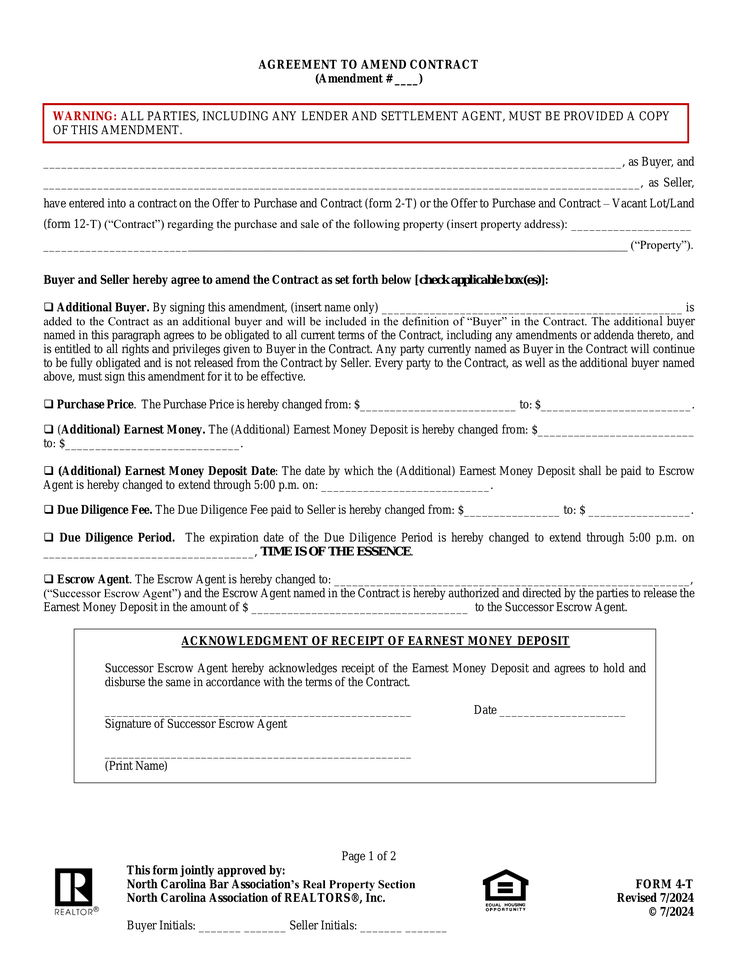
#> input picture page_1.png, 738 x 956 px, shrunk from 2550 x 3301 before the run
$ python -i aa.py   (imports and definitions only)
#> lines starting #> are read from the running program, lines starting #| are printed output that depends on the picture; after the words box and inside, x2 and y2 are one past the last pixel; in counts of white or black regions, pixels touching at a corner belong together
#> further down, picture is the input picture: PIL image 738x956 RGB; mean R, G, B 240.3, 239.5, 239.5
from pdf2image import convert_from_path
from pdf2image.exceptions import PDFInfoNotInstalledError, PDFPageCountError, PDFSyntaxError
from PIL import Image, ImageDraw
import numpy as np
import cv2  # Import OpenCV

pdf_path = '/home/local/Airbrokers_Admin_Chat_UI/media/output/output/form-4-T-6_1_processed.pdf'

def replace_underscores_with_line(image):
    # Convert the image to grayscale for easier processing
    grayscale_image = image.convert('L')
    np_image = np.array(grayscale_image)

    # Threshold the image to create a binary image (white for characters, black for background)
    _, binary_image = cv2.threshold(np_image, 128, 255, cv2.THRESH_BINARY_INV)
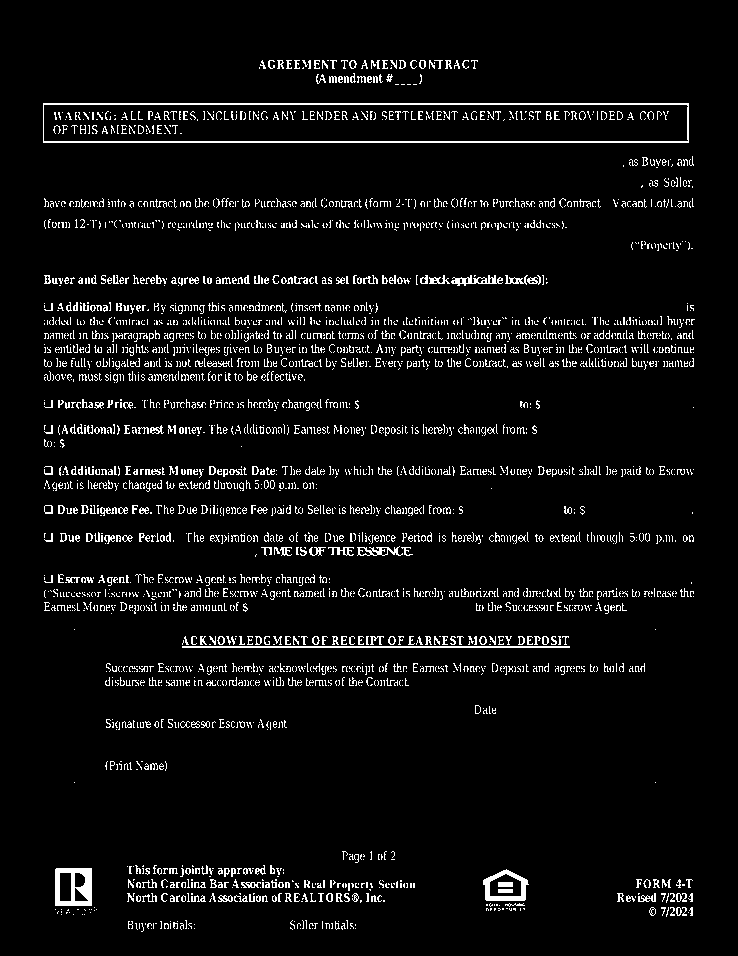
#> binary_image: shape (956, 738); 5.5% white in thin lines or dots, all inside (x1, y1, x2, y2) = (43, 60, 695, 932)

    # Detect horizontal edges to find potential underscores
    edges = cv2.Canny(binary_image, 50, 150, apertureSize=3)
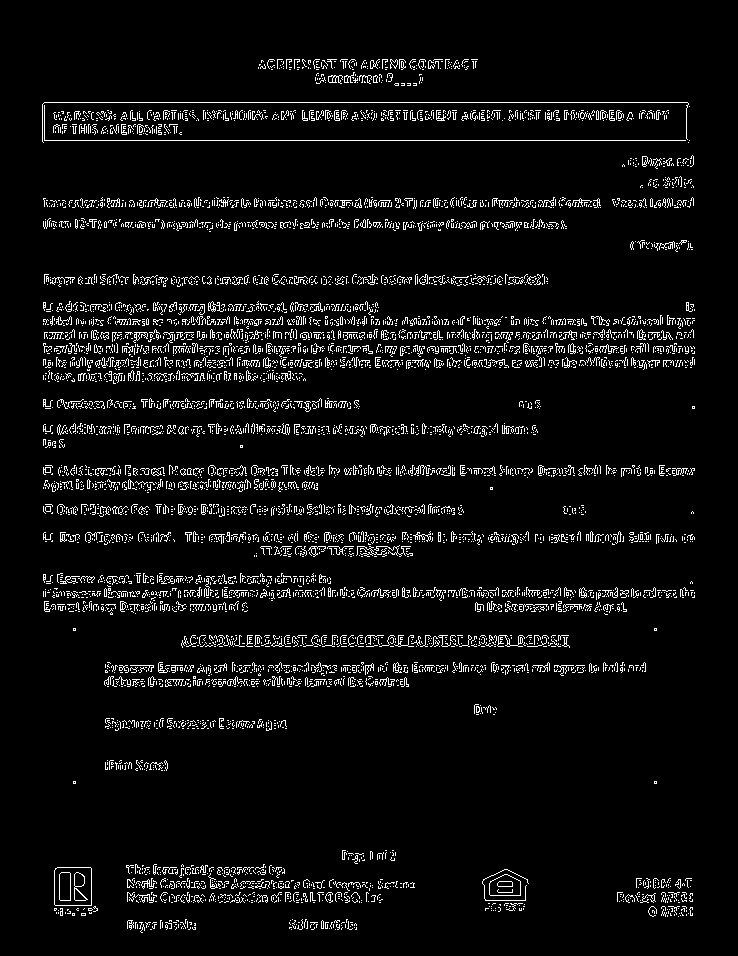
#> edges: shape (956, 738); 5.5% white in thin lines or dots, all inside (x1, y1, x2, y2) = (42, 59, 695, 933)

    # Dilate the edges to make them more visible
    dilated_edges = cv2.dilate(edges, (5, 1), iterations=2)
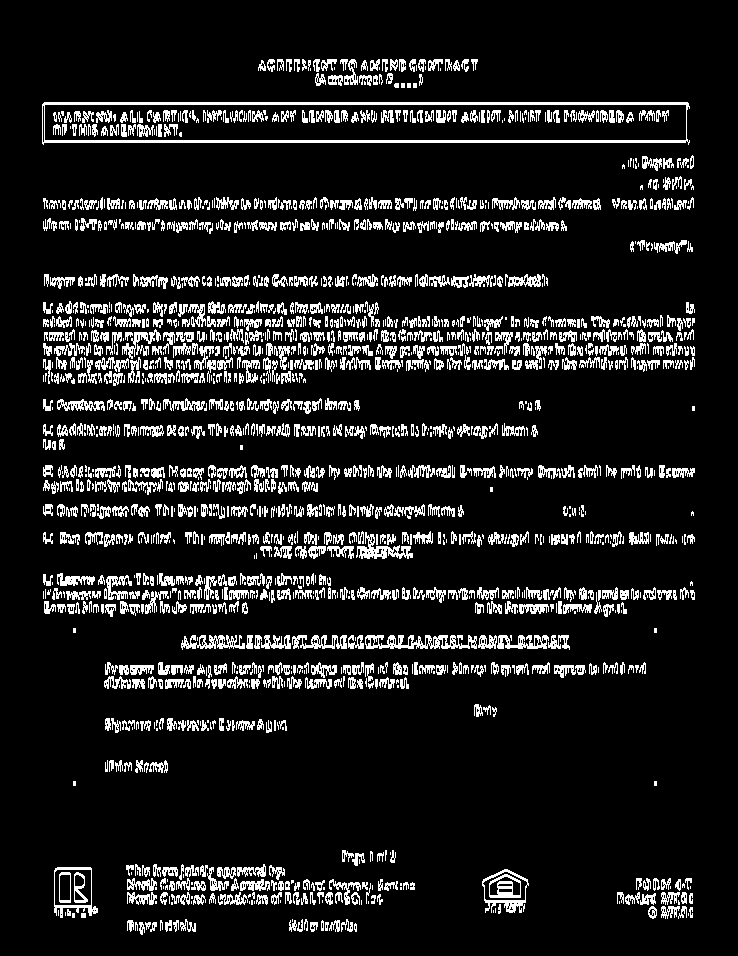
#> dilated_edges: shape (956, 738); 11.4% white in thin lines or dots, all inside (x1, y1, x2, y2) = (42, 59, 695, 935)

    # Find contours of the detected edges
    contours, _ = cv2.findContours(dilated_edges, cv2.RETR_EXTERNAL, cv2.CHAIN_APPROX_SIMPLE)
#> contours = 1548 contours, 811 with area under 20; largest, box (x1, y1, x2, y2) and area: (42, 102, 690, 145) 25774, (54, 867, 98, 918) 1569, (482, 869, 529, 913) 1339, (365, 635, 477, 649) 828, (356, 532, 413, 559) 505

    # Modify the image to replace gaps with a solid line
    draw = ImageDraw.Draw(image)
    for contour in contours:
        x, y, w, h = cv2.boundingRect(contour)

        # Identify horizontal gaps (sequences of small underscores)
        if h < 5 and w > 50:  # Adjust this condition based on your use case
            # Draw a solid line over the sequence of underscores
            draw.line([(x, y + h), (x + w, y + h)], fill="black", width=5)
#> this loop made 1548 passes
#> (x, y, w, h) on passes 1 to 3: (354, 923, 3, 9), (325, 922, 4, 9), (310, 922, 8, 10)

    return image

# [22 lines not run here, left out]


# [42 lines of commented-out code are left out]

>>> from PIL import Image
>>> picture = Image.open('page_1.png')
>>> result = replace_underscores_with_line(picture)

$ run again, on page_2.png
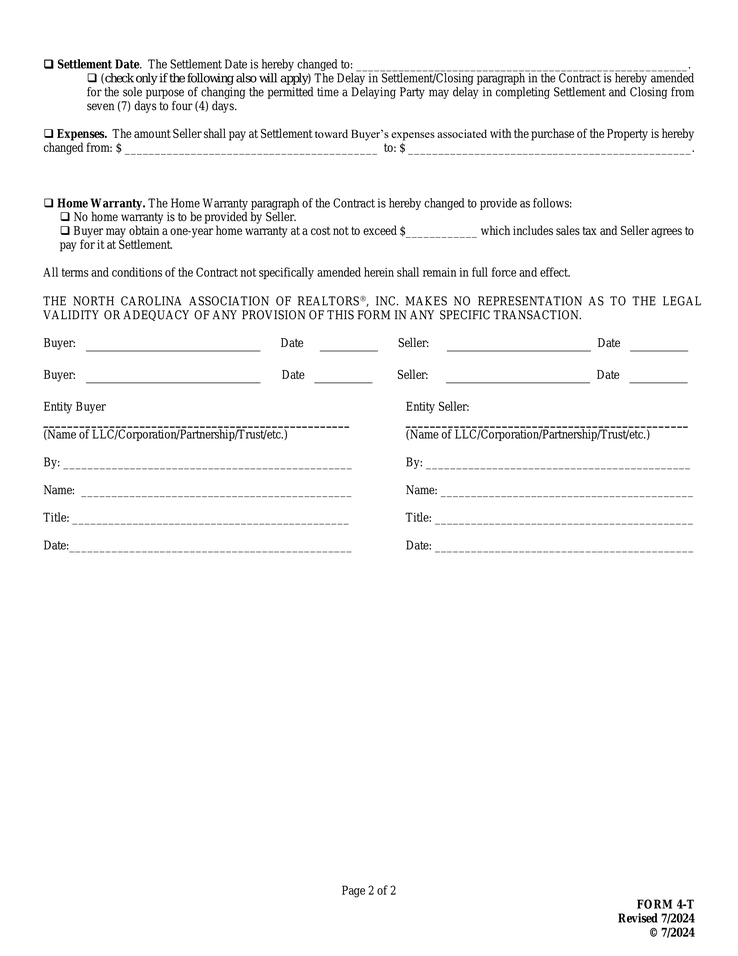
#> input picture page_2.png, 738 x 956 px, shrunk from 2550 x 3301 before the run
#> picture is the input picture: PIL image 738x956 RGB; min 0, max 255, mean 247.7
#> in replace_underscores_with_line, `_, binary_image = cv2.threshold(np_image, 128, 255, cv2.THRESH_BINARY_..`:
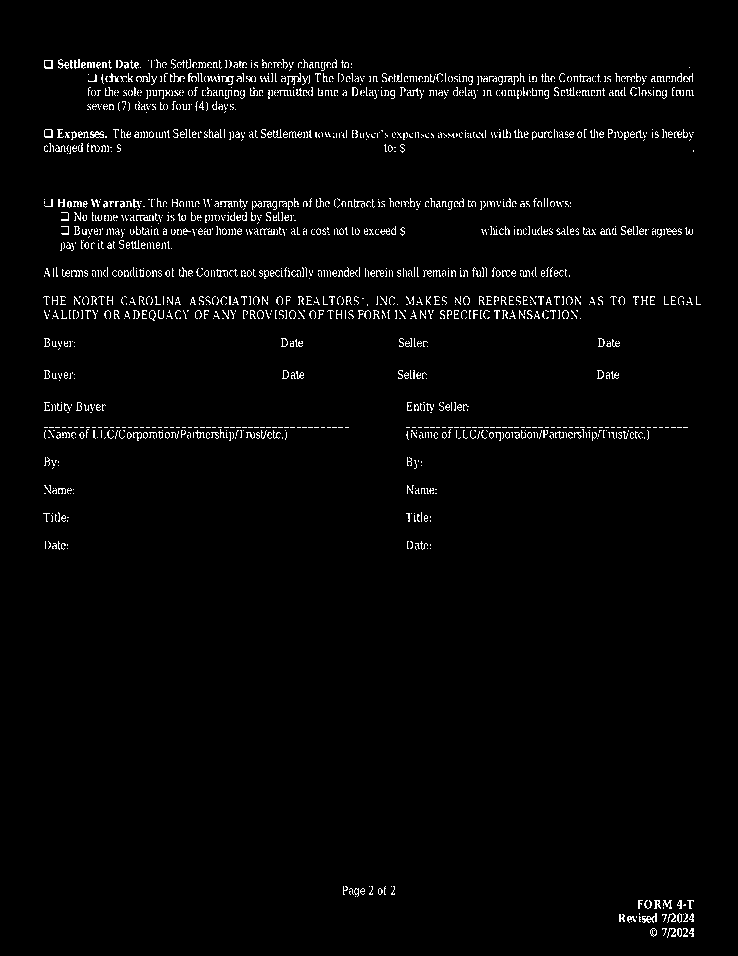
#> binary_image: shape (956, 738); 2.5% white in thin lines or dots, all inside (x1, y1, x2, y2) = (43, 59, 701, 938)
#> edges: shape (956, 738); 2.9% white in thin lines or dots, all inside (x1, y1, x2, y2) = (42, 58, 701, 938)
#> in replace_underscores_with_line, `dilated_edges = cv2.dilate(edges, (5, 1), iterations=2)`:
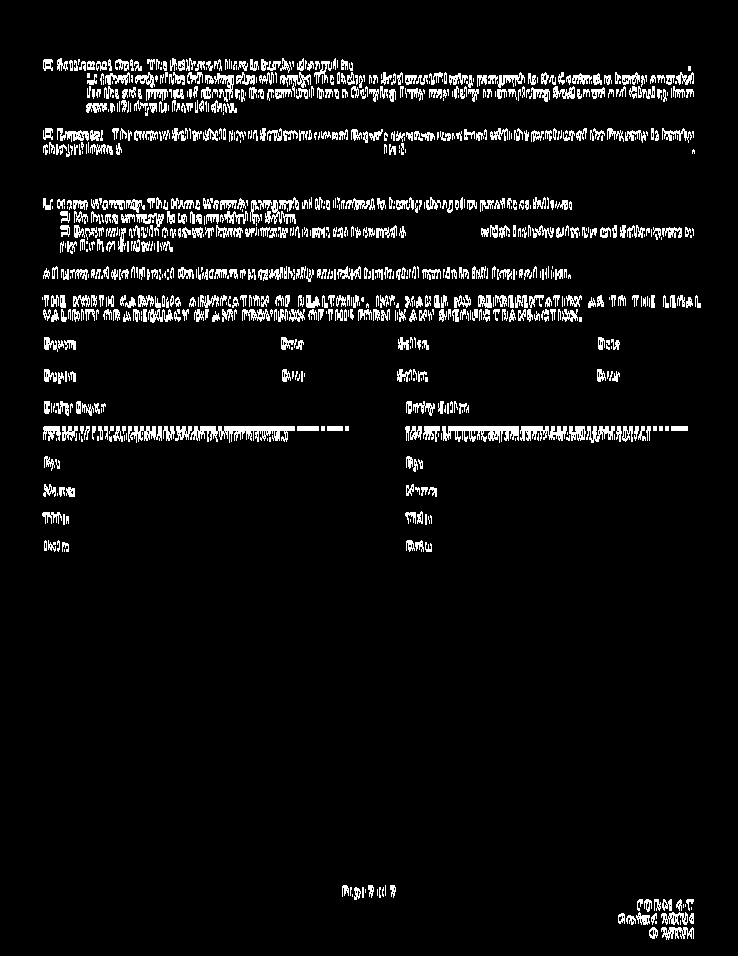
#> dilated_edges: shape (956, 738); 5.9% white in thin lines or dots, all inside (x1, y1, x2, y2) = (42, 58, 701, 940)
#> contours = 949 contours, 526 with area under 20; largest, box (x1, y1, x2, y2) and area: (190, 426, 295, 443) 724, (442, 426, 519, 443) 596, (520, 426, 567, 441) 309, (130, 426, 162, 443) 198, (586, 426, 615, 443) 174
#> the loop in replace_underscores_with_line, `for contour in contours:` made 949 passes
#> (x, y, w, h) on passes 1, 2, 5: (661, 927, 33, 13), (649, 927, 9, 12), (626, 915, 10, 10)
